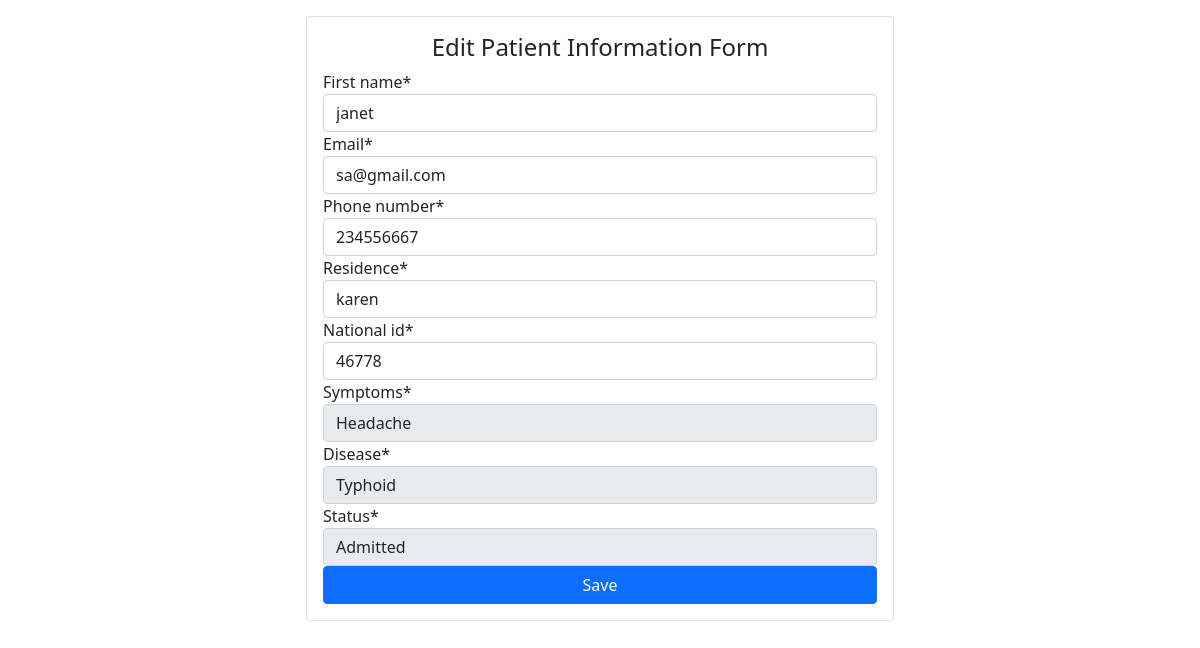
Screenshot of /edit-patient-info/1/ with the database file from the repository.
### hospital/models.py (models this page shows, shortened)
class Patient(models.Model):
    first_name = models.CharField(max_length=30)
    email = models.CharField(max_length=50)
    phone_number = models.CharField(max_length=20)
    residence = models.CharField(max_length=50)
    national_id = models.PositiveIntegerField()
    date = models.DateTimeField(auto_now_add=True)
    symptoms= models.CharField(max_length=100, default='')
    disease= models.CharField(max_length=30, default='')
    status = models.CharField(max_length=30, default='')

### hospital/views.py (the view)
# urls.py: path('edit-patient-info/<str:pk>/', views.edit_patient_info, name='edit_patient'),
def edit_patient_info(request, pk):
    patient = Patient.objects.get(id=pk)
    form = EditForm(instance=patient)
    if request.method == 'POST':
        form = EditForm(request.POST, instance=patient)
        if form.is_valid():
            form.save()
            return redirect('View_patient')
    context = {'edit_form': form}
    return render(request, 'hospital/edit.html', context)

### hospital/forms.py
class EditForm(forms.ModelForm):
    CHOICE_STATUS = (
        (None, '-- Provide patient\'s status -- '),
        ('Admitted', 'Admitted'),
        ('Discharged', 'Discharged'),
        ('Treated', 'Treated'),
    )
    first_name = forms.CharField(widget=forms.TextInput(attrs={'type': 'text'}))
    email = forms.EmailField(widget=forms.TextInput(attrs={'type': 'email'}))
    phone_number = forms.CharField(widget=forms.TextInput(attrs={'type': 'tel'}))
    residence = forms.CharField(widget=forms.TextInput(attrs={'type': 'text'}))
    national_id = forms.CharField(widget=forms.TextInput(attrs={'type': 'number'}))
    symptoms = forms.CharField(widget=forms.TextInput(attrs={'type': 'text'}), disabled=True)
    disease =forms.CharField(widget=forms.TextInput(attrs={'type': 'text'}), disabled=True)
    status = forms.ChoiceField(widget=forms.Select(attrs={'type': 'select'}), choices=CHOICE_STATUS, disabled=True)
    class Meta:
        model = Patient
        fields = '__all__'

### hospital/templates/hospital/edit.html (shortened to what this page needs)
{% load static %}
{% load crispy_forms_tags %}
<!DOCTYPE html>
<html>
	<head>
		<link rel="stylesheet" href="{% static 'bootstrap.min.css' %}">
	</head>
	<body>
	<div class="row">
		<div class="col-md-6 offset-sm-3">
			<form action="" method="post" class="card card-body mt-3">
				<h4 class="text-center">Edit Patient Information Form</h4>
				{{edit_form|crispy}}
				<button type="submit" class="btn btn-primary">Save</button>
			</form>
		</div>
	</div>
	</body>
</html>

### rows the page displays
Patient: first_name "janet", email "sa@gmail.com", phone_number "234556667", residence "karen", national_id "46778", symptoms "Headache", disease "Typhoid", status "Admitted"
